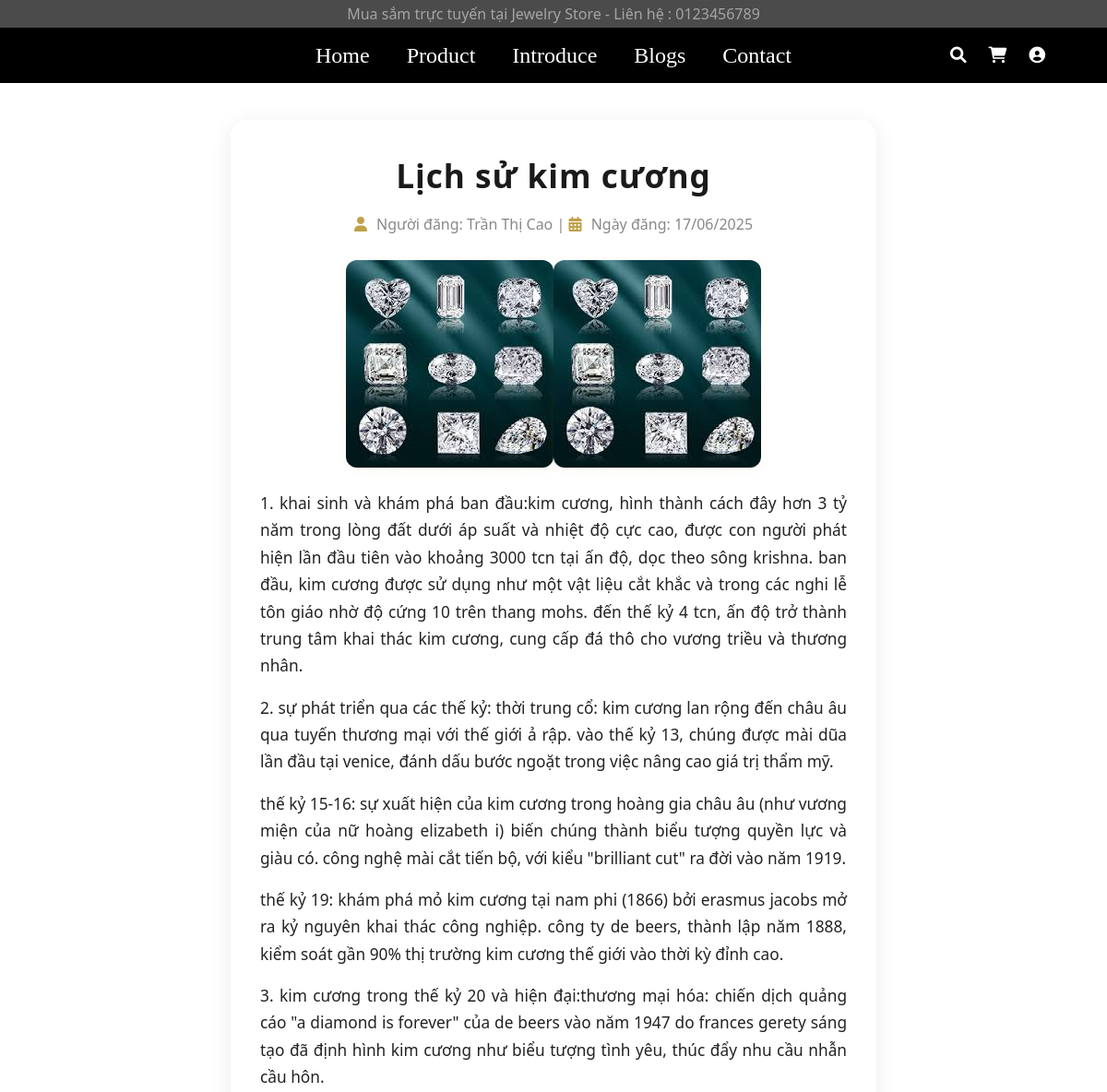
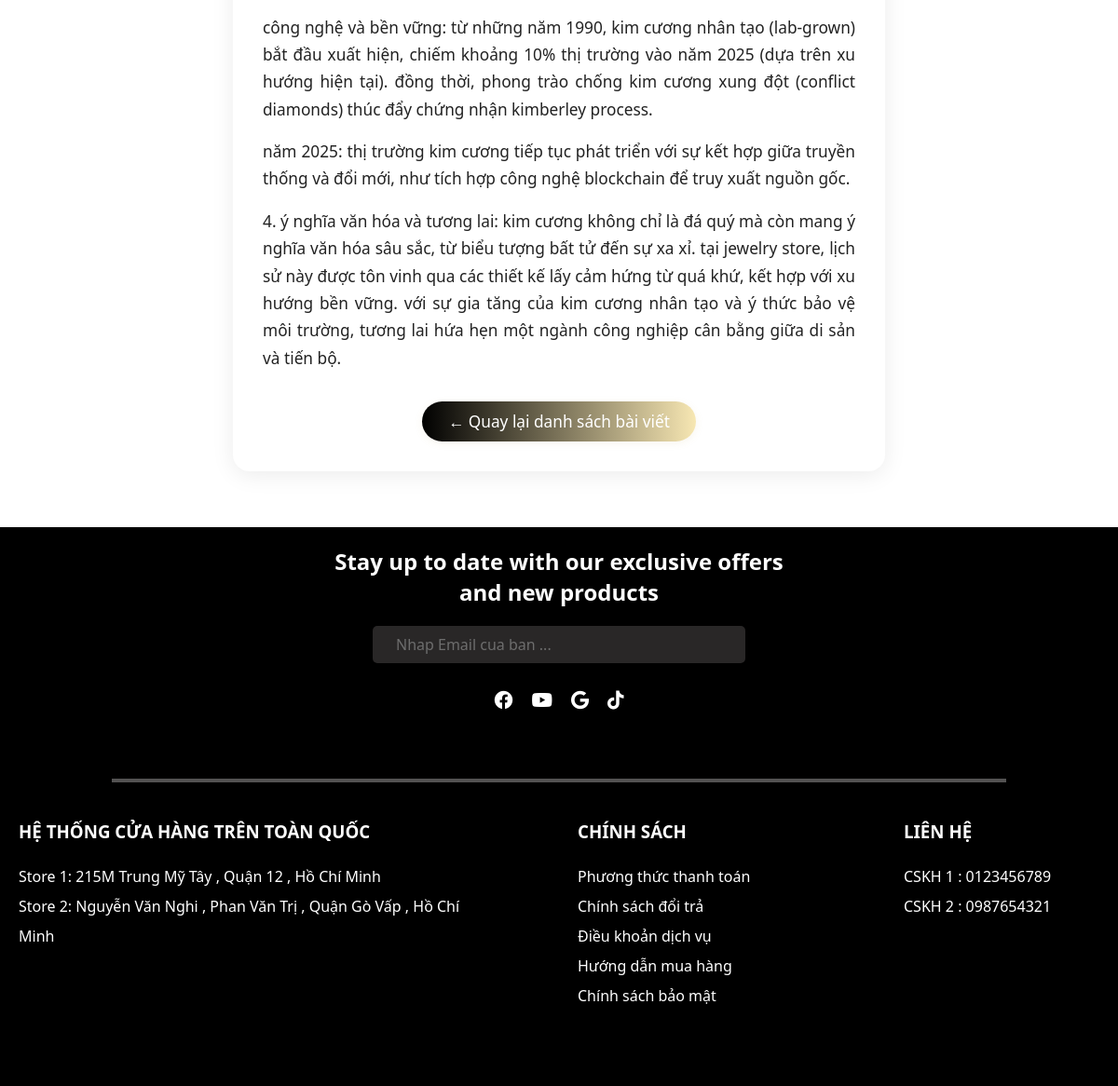
The page /pages/blogs-detail.php?id=8 on the database its author committed (2 pictures, top to bottom).
### tables this page shows
create table `bai_viet` (
  `id_bai_viet` int(11) not null auto_increment,
  `tieu_de` varchar(255) not null,
  `slug` varchar(255) not null unique, 
  `tom_tat` varchar(500), 
  `hinh_anh` varchar(1000) default null,
  `ngay_dang` timestamp default current_timestamp(),
  `ngay_cap_nhat` timestamp default current_timestamp() on update current_timestamp(),
  `id_danh_muc` int(11) not null,
  `id_nguoi_tao` int(11) not null,
  `trang_thai` enum('draft', 'published', 'archived') default 'draft',
  primary key (`id_bai_viet`),
  foreign key (`id_danh_muc`) references `danh_muc_bai_viet`(`id_danh_muc`) on delete restrict on update cascade,
  foreign key (`id_nguoi_tao`) references `quan_tri_vien`(`id_quan_tri`) on delete restrict on update cascade
);

create table `quan_tri_vien` (
  `id_quan_tri` int(11) not null auto_increment,
  `ten_dang_nhap` varchar(50) not null unique,
  `mat_khau` varchar(255) not null,
  `email` varchar(255) not null unique,
  `ho_ten` varchar(255),
  `quyen_han` varchar(50) default 'admin',
  primary key (`id_quan_tri`)
);

create table `chi_tiet_bai_viet` (
  `id_chi_tiet_bai_viet` int(11) not null auto_increment, 
  `id_bai_viet` int(11) not null,
  `noi_dung` text not null,
  `hinh_anh` varchar(1000) default null,
  `created_at` timestamp not null default current_timestamp(),
  primary key (`id_chi_tiet_bai_viet`),
  foreign key (`id_bai_viet`) references `bai_viet`(`id_bai_viet`) on delete cascade on update cascade 
);

### pages/blogs-detail.php (the view, shortened to what this page needs)
<?php
include '../includes/connect.php';
$id = isset($_GET['id']) ? intval($_GET['id']) : 0;
$sql = "SELECT bv.tieu_de, ct.noi_dung, ct.hinh_anh, ct.created_at, qtv.ho_ten
        FROM bai_viet bv
        JOIN chi_tiet_bai_viet ct ON bv.id_bai_viet = ct.id_bai_viet
        JOIN quan_tri_vien qtv ON bv.id_nguoi_tao = qtv.id_quan_tri
        WHERE bv.id_bai_viet = ?";
$stmt = $conn->prepare($sql);
$stmt->bind_param("i", $id);
$stmt->execute();
$result = $stmt->get_result();
$bv = $result->fetch_assoc();
?>
<link rel="stylesheet" href="/Jewelry Store/css/style.css">
<link rel="stylesheet" href="/Jewelry Store/css/blog_detail.css">
<link rel="stylesheet" href="https://cdnjs.cloudflare.com/ajax/libs/font-awesome/6.0.0-beta3/css/all.min.css">
<?php include '../includes/header.php'; ?>
<div class="blog-detail">
    <h1 class="blog-title"><?= htmlspecialchars($bv['tieu_de']) ?></h1>
    <div class="blog-meta">
        <i class="fas fa-user"></i> Người đăng: <?= htmlspecialchars($bv['ho_ten'] ?? 'Không rõ') ?> |
        <i class="fas fa-calendar-alt"></i> Ngày đăng: <?= date("d/m/Y", strtotime($bv['created_at'])) ?>
    </div>
    <div class="blog-content">
        <?php
        $noidung = trim($bv['noi_dung']);
        $doan = preg_split('/\r\n|\r|\n/', $noidung);
        if (!empty($bv['hinh_anh'])) {
            echo '<div class="blog-middle-image-wrapper">';
            $img = htmlspecialchars($bv['hinh_anh']);
            if (preg_match('/^https?:\/\//', $img)) {
                echo '<img class="blog-middle-image" src="' . $img . '" alt="Ảnh giữa bài">';
            } else {
                echo '<img class="blog-middle-image" src="/JewelryStore/images/blogs-detail/' . $img . '" alt="Ảnh giữa bài">';
                echo '<img class="blog-middle-image" src="/JewelryStore/images/blog-detail/' . $img . '" alt="Ảnh giữa bài">';
            }
            echo '</div>';
        }
        echo '<div class="blog-paragraphs">';
        foreach ($doan as $dong) {
            if (trim($dong) === '') continue;
            echo '<p>' . htmlspecialchars($dong) . '</p>';
        }
        echo '</div>';
        ?>
    </div>
    <div class="back-button">
        <a href="blogs.php">&larr; Quay lại danh sách bài viết</a>
    </div>
</div>
<?php include '../includes/footer.php'; ?>

### css/style.css (style rules this page uses)
* { box-sizing: border-box; margin : 0 ; padding : 0; }

### css/blog_detail.css (style rules this page uses)
.blog-detail { max-width: 700px; margin: 40px auto 60px auto; background: #fff; border-radius: 18px; box-shadow: 0 4px 24px rgba(0,0,0,0.08); padding: 36px 32px 32px 32px; font-family: 'Segoe UI', Arial, sans-serif; }
.blog-title { text-align: center; font-size: 2.2rem; font-weight: bold; margin-bottom: 18px; color: #1a1a1a; letter-spacing: 1px; }
.blog-meta { text-align: center; color: #888; font-size: 1rem; margin-bottom: 28px; }
.blog-meta i { margin-right: 6px; color: #bfa14a; }
.blog-content { margin-bottom: 30px; }
.blog-middle-image-wrapper { display: flex; justify-content: center; margin: 24px 0; }
.blog-middle-image { max-width: 90%; max-height: 350px; border-radius: 12px; box-shadow: 0 2px 12px rgba(191,161,74,0.08); object-fit: cover; }
.blog-paragraphs p { font-size: 1.08rem; line-height: 1.7; color: #222; margin-bottom: 16px; text-align: justify; }
.back-button { text-align: center; margin-top: 32px; }
.back-button a { display: inline-block; padding: 10px 28px; background: linear-gradient(90deg, black 0%, #f7e7b3 100%); color: #fff; border-radius: 30px; font-size: 1.08rem; font-weight: 500; text-decoration: none; box-shadow: 0 2px 8px rgba(191,161,74,0.10); transition: background 0.2s, color 0.2s, box-shadow 0.2s; }

### rows shown on the page
bai_viet: tieu_de "Lịch sử kim cương", id_nguoi_tao.ho_ten "Trần Thị Cao", chi_tiet_bai_viet.created_at "17/06/2025", chi_tiet_bai_viet.hinh_anh (picture), chi_tiet_bai_viet.noi_dung "1. khai sinh và khám phá ban đầu:kim cương, hình thành cách đây hơn 3 tỷ năm trong lòng đất dưới áp suất và nhiệt độ cực cao, được con người phát hiện lần đầu tiên vào khoảng 3000 tcn tại ấn độ, dọc theo sông krishna. ban đầu, kim cương được sử dụng như một vật liệu cắt khắc và trong các nghi lễ tôn giáo nhờ độ cứng 10 trên thang mohs. đến thế kỷ 4 tcn, ấn độ trở thành trung tâm khai thác kim cương, cung cấp đá thô cho vương triều và thương nhân.", chi_tiet_bai_viet.noi_dung "2. sự phát triển qua các thế kỷ: thời trung cổ: kim cương lan rộng đến châu âu qua tuyến thương mại với thế giới ả rập. vào thế kỷ 13, chúng được mài dũa lần đầu tại venice, đánh dấu bước ngoặt trong việc nâng cao giá trị thẩm mỹ.", chi_tiet_bai_viet.noi_dung "thế kỷ 15-16: sự xuất hiện của kim cương trong hoàng gia châu âu (như vương miện của nữ hoàng elizabeth i) biến chúng thành biểu tượng quyền lực và giàu có. công nghệ mài cắt tiến bộ, với kiểu \"brilliant cut\" ra đời vào năm 1919.", chi_tiet_bai_viet.noi_dung "thế kỷ 19: khám phá mỏ kim cương tại nam phi (1866) bởi erasmus jacobs mở ra kỷ nguyên khai thác công nghiệp. công ty de beers, thành lập năm 1888, kiểm soát gần 90% thị trường kim cương thế giới vào thời kỳ đỉnh cao.", chi_tiet_bai_viet.noi_dung "3. kim cương trong thế kỷ 20 và hiện đại:thương mại hóa: chiến dịch quảng cáo \"a diamond is forever\" của de beers vào năm 1947 do frances gerety sáng tạo đã định hình kim cương như biểu tượng tình yêu, thúc đẩy nhu cầu nhẫn cầu hôn.", chi_tiet_bai_viet.noi_dung "công nghệ và bền vững: từ những năm 1990, kim cương nhân tạo (lab-grown) bắt đầu xuất hiện, chiếm khoảng 10% thị trường vào năm 2025 (dựa trên xu hướng hiện tại). đồng thời, phong trào chống kim cương xung đột (conflict diamonds) thúc đẩy chứng nhận kimberley process.", chi_tiet_bai_viet.noi_dung "năm 2025: thị trường kim cương tiếp tục phát triển với sự kết hợp giữa truyền thống và đổi mới, như tích hợp công nghệ blockchain để truy xuất nguồn gốc.", chi_tiet_bai_viet.noi_dung "4. ý nghĩa văn hóa và tương lai: kim cương không chỉ là đá quý mà còn mang ý nghĩa văn hóa sâu sắc, từ biểu tượng bất tử đến sự xa xỉ. tại jewelry store, lịch sử này được tôn vinh qua các thiết kế lấy cảm hứng từ quá khứ, kết hợp với xu hướng bền vững. với sự gia tăng của kim cương nhân tạo và ý thức bảo vệ môi trường, tương lai hứa hẹn một ngành công nghiệp cân bằng giữa di sản và tiến bộ."
